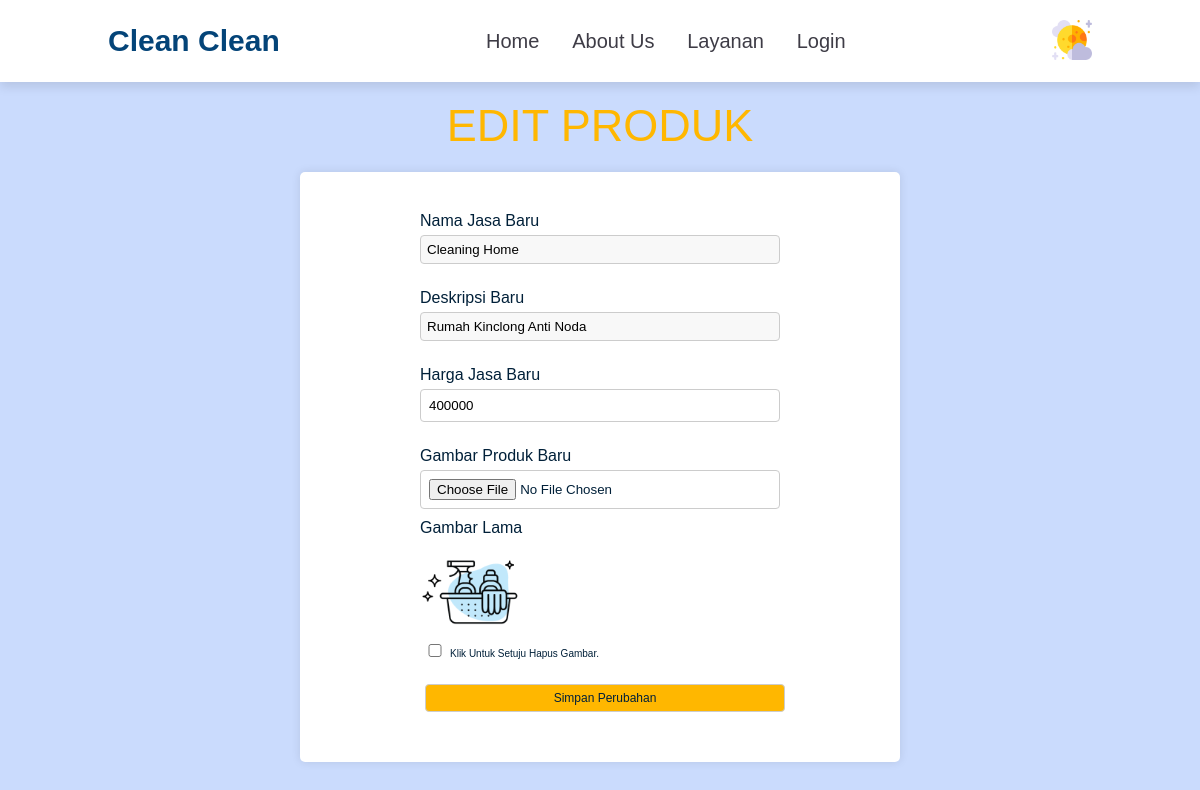
/views/edit_produk.php?id=4 (signed in), run on the app's committed database.
### tables this page shows
CREATE TABLE `produk` (
  `id_jasa` int(11) NOT NULL,
  `nama` varchar(255) NOT NULL,
  `deskripsi` text NOT NULL,
  `harga` int(11) NOT NULL,
  `gambar` varchar(255) NOT NULL
);

### views/edit_produk.php (the view, shortened to what this page needs)
<?php
include('koneksi.php');
$id = $_GET['id'];
$query = "SELECT * FROM produk WHERE id_jasa = $id";
$result = mysqli_query($koneksi, $query);
$data = mysqli_fetch_assoc($result);
?>
<!DOCTYPE html>
<html lang="en">
<head>
    <link rel="stylesheet" href="responsive.css">
    <link rel="stylesheet" href="../style/style1.css">
    <link rel="stylesheet" href="../style/style2.css">
</head>
    <body>
    <header>
        <a href="#" class="logo">Clean Clean</a>
        <nav class="navbar">
            <a href="#home">home</a>
            <a href="#about">about us</a>
            <a href="#layanan">layanan</a>
            <?php if(!isset($_SESSION['login'])) {?>
                <a href="../views/login.php">Login</a>
            <?php } ?>
        </nav>
        <div class="mode">
            <img src="../images/moon.png" id="icon">
        </div>
    </header>
<center><h1>Edit Produk</h1></center>
<form method="POST" action="" enctype="multipart/form-data">
    <section class="base">
        <div>
            <label>Nama Jasa Baru </label>
            <input type="text" name="nama" autofocus="" required="" value="<?php echo $data['nama']; ?>" />
        </div>
        <div>
            <label>Deskripsi Baru </label>
            <input type="text" name="deskripsi" value="<?php echo $data['deskripsi']; ?>" />
        </div>
        <div>
            <label>Harga Jasa Baru</label>
            <input type="number" name="harga" required="" min="100000" max="1000000" value="<?php echo $data['harga']; ?>" />
        </div>
        <div>
    <label>Gambar Produk Baru</label>
    <input type="file" name="gambar_produk" />
    <label>Gambar Lama</label>
    <?php if ($data['gambar'] != ""): ?>
    <img src="../images/data_jasa/<?php echo $data['gambar']; ?>" alt="Gambar Produk" width="100" height="100">
    <br><input class="hapus-gambar-checkbox" type="checkbox" name="hapus_gambar" value="1"/>Klik Untuk Setuju Hapus Gambar.
    <?php endif; ?>
    </div>
        <div>
            <button type="submit" name="submit">Simpan Perubahan</button>
        </div>
    </section>
</form>
</body>
</html>

### style/style1.css (style rules this page uses)
:root { --blue:#012039; --primary-color: #cadbfd; --secondary--color: #fff; --text-color: #121212; }
* { margin: 0; padding: 0; box-sizing: border-box; font-family: Verdana, Geneva, Tahoma, sans-serif; outline: none; border: none; text-decoration: none; text-transform: capitalize; transition: .2s linear; }
html { font-size: 62.5%; scroll-behavior: smooth; scroll-padding-top: 6rem; overflow-x: hidden; }
section { padding: 2rem 9%; }
header { position: fixed; top: 0; left: 0; right: 0; background: var(--secondary--color); padding: 2rem 9%; display: flex; align-items: center; justify-content: space-between; z-index: 1000; box-shadow: 0 .5rem 1rem rgba(0, 0, 0, .1); }
header .logo { font-size: 3rem; color: #044478; font-weight: bolder; }
header .navbar a { font-size: 2rem; padding: 0 1.5rem; color: #3e3c46; }
header .mode img { width: 40px; }
img { max-width: 100%; height: auto; }
h1 { text-align: center; margin-top: 100px; margin-bottom: 20px; color: var(--text-color); font-size: 45px; }
form { width: 50%; margin: 0 auto; background-color: #fff; padding: 10px; border-radius: 5px; box-shadow: 0 0 10px rgba(0, 0, 0, 0.1); }
body { background-color: var(--primary-color); }
section.base div { margin-bottom: 15px; }
label { display: block; font-size: 16px; margin-bottom: 5px; }
input { width: 100%; padding: 8px; border: 1px solid #ccc; border-radius: 4px; }
button { background-color: #ffc801; color: #fff; padding: 10px 20px; border: none; border-radius: 4px; cursor: pointer; font-size: 16px; }

### style/style2.css (style rules this page uses)
* { font-weight: 400; }
:root { --blue:#012039; --primary-color: #cadbfd; --secondary--color: #fff; --text-color: #121212; }
body { background-color: var(--primary-color);; color: var(--blue); }
h1 { margin-top: 100px; text-transform: uppercase; color: rgb(255, 183, 0); }
label { margin-top: 10px; float: left; text-align: left; width: 100%; }
.base { width: 400px; padding: 20px; margin-left: auto; margin-right: auto; }
button[type="submit"] { padding: 6px; width: 100%; box-sizing: border-box; background-color: rgb(255, 183, 0); border: 1.5px solid #ccc; outline-color: var(--blue); }
input[type="text"] { padding: 6px; width: 100%; box-sizing: border-box; background-color: #f8f8f8; border: 1.5px solid #ccc; outline-color: var(--blue); }
label { display: block; margin-bottom: 5px; }
button[type="submit"] { margin-top: 10px; }
button { background-color: rgb(255, 183, 0); color: var(--blue); padding: 10px; font-size: 12px; border: 0; margin: 5px; }

### views/edit_produk.php (style rules this page uses)
.hapus-gambar-checkbox { display: inline-block; align-items: left; width:30px; }

### data on the page
produk: nama "Cleaning Home", deskripsi "rumah kinclong anti noda", harga "400000", gambar (picture)
